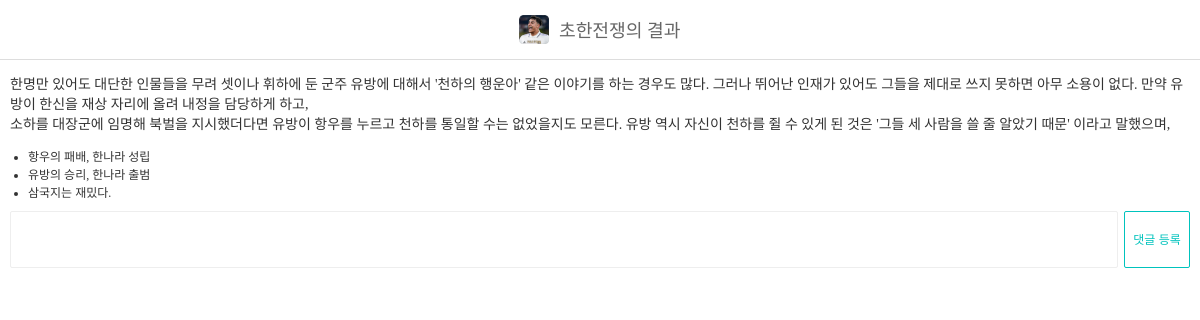
The app's page /detail/2 with its own data.
### blog/models.py (models this page shows, shortened)
class Post(models.Model):
    title = models.CharField('포스트 제목', max_length=20)
    content = models.TextField('포스트 내용')
    thumbnail = models.ImageField('썸네일 이미지' , upload_to='post' , blank=True)

class Comment(models.Model):
    post = models.ForeignKey(Post, on_delete=models.CASCADE)
    content = models.TextField('댓글 내용')

### config/views.py (the view)
# urls.py: path('detail/<int:post_id>' , detail),
def detail(request , post_id):
    post = Post.objects.get(id = post_id)
    if request.method == 'POST':
        Comment.objects.create(
            post = post,
            content = request.POST['comment']
        )
    context = {
        'post' : post
    }
    return render(request , 'detail.html' , context)

### templates/detail.html (shortened to what this page needs)
{% load static %}
<!doctype html>
<html lang="en">
<head>
    <link rel="stylesheet" href="{% static 'css/style.css' %}">
</head>
<body>
    <div id="navbar">
        {% if post.thumbnail %}
            <img src="{{ post.thumbnail.url }}" alt="">
        {% endif %}
        <span>{{post.title}}</span>
    </div>
    <div id="post-detail">
        <p>{{post.content|linebreaksbr}}</p>
        <ul class="comments">
            {% for comment in post.comment_set.all %}
                <li class="comment">{{comment.content}}</li>
            {% empty %}
                <li class="comment-empty">아직 댓글이 없습니다</li>
            {% endfor %}
        </ul>
        <form method="POST">
            <textarea name="comment"></textarea>
            <button type="submit" class="btn btn-primary">댓글 등록</button>
        </form>
    </div>
</body>
</html>

### static/css/style.css (style rules this page uses)
ul, ol { list-style: none; padding: 0; margin: 0; }
html { margin: 0; font-family: "Noto Sans KR", serif; font-weight: 300; font-size: 14px; color: #333; height: 100%; }
body { margin: 0; height: 100%; }
#navbar { position: fixed; top: 0; width: 100%; z-index: 999; display: flex; flex-direction: row; flex-wrap: nowrap; justify-content: center; align-items: center; background-color: rgba(255, 255, 255, 0.9); color: #666; font-size: 1.3rem; height: 59px; border-bottom: 1px solid #ddd; }
#navbar > span { margin-top: -2px; }
#navbar img { height: 29.5px; border-radius: 3px; margin-right: 10px; }
.btn { width: 66px; height: 30px; line-height: 25px; background-color: #fff; border-radius: 15px; transition-duration: 0.3s; transition-timing-function: ease; font-size: 12px; cursor: pointer; text-align: center; }
.btn-primary { border: 1px solid #00c3bd; color: #00c3bd; }
ul.comments { font-size: 12px; }
ul.comments > li.comment { list-style: disc; margin-left: 1.5em; }
#post-detail { padding: 59px 10px; }
#post-detail > form { width: 100%; margin-top: 10px; display: flex; }
#post-detail > form > textarea { border: 1px solid #eee; padding: 10px; box-sizing: border-box; resize: none; border-radius: 2px; flex-grow: 1; margin-right: 6px; }
#post-detail > form > button { height: 57px; line-height: 50px; border-radius: 2px; }

### records on screen
Post: thumbnail (picture), title "초한전쟁의 결과", content "한명만 있어도 대단한 인물들을 무려 셋이나 휘하에 둔 군주 유방에 대해서 '천하의 행운아' 같은 이야기를 하는 경우도 많다. 그러나 뛰어난 인재가 있어도 그들을 제대로 쓰지 못하면 아무 소용이 없다. 만약 유방이 한신을 재상 자리에 올려 내정을 담당하게 하고, 소하를 대장군에 임명해 북벌을 지시했더다면 유방이 항우를 누르고 천하를 통일할 수는 없었을지도 모른다. 유방 역시 자신이 천하를 쥘 수 있게 된 것은 '그들 세 사람을 쓸 줄 알았기 때문' 이라고 말했으며,"
Comment: content "항우의 패배, 한나라 성립"
Comment: content "유방의 승리, 한나라 출범"
Comment: content "삼국지는 재밌다."
